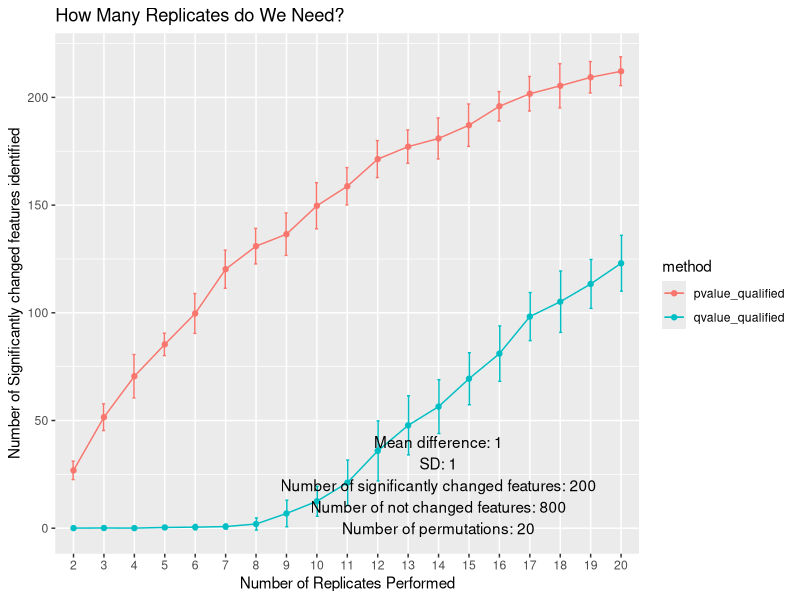

Source code (R): (Note: a time limit stopped this script after it produced the figure.)
## ---- chunk 1

library(ggplot2)
library(reshape2)
library(tidyverse)

simulation_function<- function(pool_sample_size = 100000,
                    mean_difference  = 3,
                    sd = 1,
                    number_features_nochange = 1000,
                    number_features_changed = 200,
                    number_of_replicate = 20,
                    number_of_permutation = 20){
  
  
  # initialize
  summary_list <- list()
  
  for(n_rep in 2: number_of_replicate){
    #print(paste("analyzing experiment with replicate number:", n_rep))
    p_value_list <- list()
    q_value_list <- list()
    
    for(perm in 1:number_of_permutation){
      
      # generate sampling data
      pool_normal_1 <- rnorm(pool_sample_size, mean = 0, sd =sd)
      pool_normal_2 <- rnorm(pool_sample_size, mean = mean_difference, sd =sd)
      
      
      # background_ctrl, from pool_normal_1
      matrix_background_control <- matrix(sample(pool_normal_1, n_rep* number_features_nochange, replace = TRUE), ncol =  n_rep)
      colnames(matrix_background_control) <- paste0(rep("ctr_rep", n_rep), 1:n_rep)
      
      # background_sample from pool_normal_1
      matrix_background_sample <- matrix(sample(pool_normal_1, n_rep* number_features_nochange, replace = TRUE), ncol =  n_rep)
      colnames(matrix_background_sample) <- paste0(rep("sample_rep", n_rep), 1:n_rep)
      
      
      
      # control
      matrix_control <- matrix(sample(pool_normal_1, n_rep* number_features_changed, replace = TRUE), ncol =  n_rep)
      colnames(matrix_control) <- paste0(rep("ctr_rep", n_rep), 1:n_rep)
      
      matrix_control <- rbind(matrix_control, matrix_background_control)
      
      # sample
      matrix_sample <- matrix(sample(pool_normal_2, n_rep* number_features_changed, replace = TRUE), ncol =  n_rep)
      colnames(matrix_sample) <- paste0(rep("sample_rep", n_rep), 1:n_rep)
      
      matrix_sample <- rbind(matrix_sample, matrix_background_sample)
      
      
      # combine into one matrix
      sample_combined <- cbind(matrix_control, matrix_sample)
      #sample_compare_df <- data.frame(control, sample)
      #sample_compare_df_melt <- melt(sample_compare_df)
      
      p_value <- apply(sample_combined,1,function(x) t.test(x[1:n_rep],x[1:n_rep + n_rep])$p.value)
      q_value <- p.adjust(p_value, "fdr")
      
      
      p_value_list[[perm]] <- p_value
      q_value_list[[perm]] <- q_value
      
    }
    
    
    # format the pvalue and qvalue into data.frame and melt
    p_value_combined <- data.frame(p_value_list)
    names(p_value_combined) <- paste0( "perm", 1:perm)
    q_value_combined <- data.frame(q_value_list)
    names(q_value_combined) <- paste0( "perm", 1:perm)
    
    # summary the number of qualified pvalue 
    pvalue_qualified <- unlist(lapply(p_value_list, function(x) {length(which(x < 0.05))}))
    qvalue_qualified <- unlist(lapply(q_value_list, function(x) {length(which(x < 0.05))}))
    summary <- data.frame(pvalue_qualified,qvalue_qualified)
    row.names(summary) <- paste0( "perm", 1:perm)
    
    
    # store in the list and return
    summary_list[[paste0("rep", n_rep)]] <- summary
    
  }
  
  
  
  data_plot_allperm <- summary_list %>% 
    as.data.frame() %>% 
    rownames_to_column() %>% 
    melt() %>% 
    separate(variable, c("rep", "method"),sep = "\\.") %>% 
    mutate(rep = as.factor(rep), rep = factor(rep, levels =paste0("rep", 2:number_of_replicate), labels = 2:number_of_replicate)) %>% 
    group_by(rep, method) %>% 
    summarise(mean = mean(value), sd = sd(value)) 
  
  
  
  p<- ggplot(data_plot_allperm, aes(x=rep, y=mean, group=method, color = method)) + 
    geom_line() +
    geom_point(stat="identity")+
    geom_errorbar(aes(ymin=mean-sd, ymax=mean+sd), width=.2, position=position_dodge(0.05))+
    ggtitle("How Many Replicates do We Need?") + ylab("Number of Significantly changed features identified")+ xlab("Number of Replicates Performed")+
    annotate("text", x = c(13,13, 13, 13, 13), y = c(40, 30, 20, 10, 0), label = c(paste0("Mean difference: ",mean_difference), 
                                                                                   paste0("SD: ", sd),
                                                                                   paste0("Number of significantly changed features: ",number_features_changed),
                                                                                   paste0("Number of not changed features: ", number_features_nochange),
                                                                                   paste0("Number of permutations: ", number_of_permutation)
    ))
  
  
  return((p))
  
}

## ---- chunk 2
simulation_function(mean_difference = 1, number_features_nochange = 800)
## ---- chunk 3
simulation_function(mean_difference = 1.5, number_features_nochange = 800)
## ---- chunk 4
simulation_function(mean_difference = 2, number_features_nochange = 800)
## ---- chunk 5
simulation_function(mean_difference = 2.5, number_features_nochange = 800)
## ---- chunk 6
simulation_function(mean_difference = 1, number_features_nochange = 9800)
## ---- chunk 7
simulation_function(mean_difference = 1.5, number_features_nochange = 9800)
## ---- chunk 8
simulation_function(mean_difference = 2, number_features_nochange = 9800)
## ---- chunk 9
simulation_function(mean_difference = 2.5, number_features_nochange = 9800)
## ---- chunk 10
sessionInfo()
